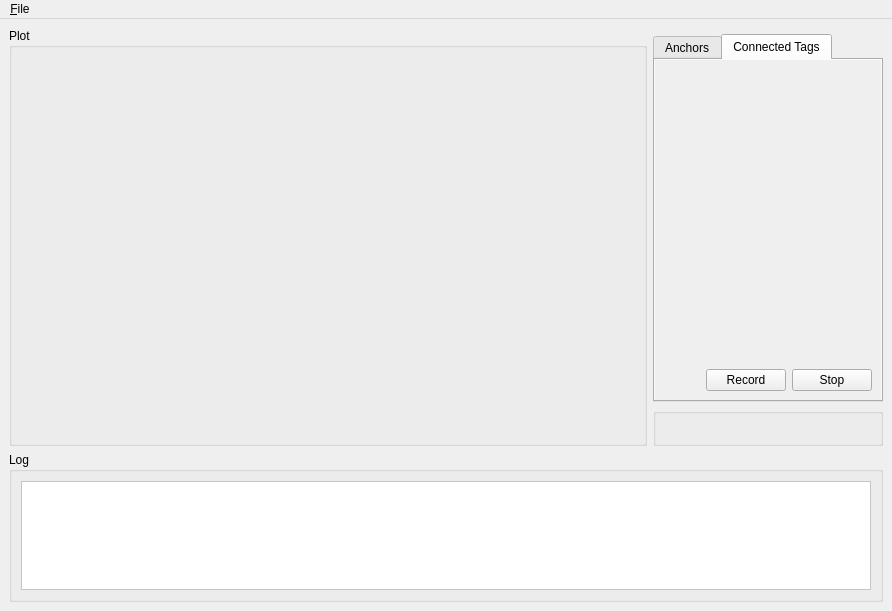
<?xml version="1.0" encoding="UTF-8"?>
<ui version="4.0">
 <class>EVB1000ViewerMainWindow</class>
 <widget class="QMainWindow" name="EVB1000ViewerMainWindow">
  <property name="geometry">
   <rect>
    <x>0</x>
    <y>0</y>
    <width>892</width>
    <height>611</height>
   </rect>
  </property>
  <property name="windowTitle">
   <string>EVB1000 Tag Viewer</string>
  </property>
  <widget class="QWidget" name="centralwidget">
   <layout class="QGridLayout" name="gridLayout">
    <item row="4" column="0" colspan="2">
     <widget class="QGroupBox" name="logGroupBox">
      <property name="maximumSize">
       <size>
        <width>16777215</width>
        <height>150</height>
       </size>
      </property>
      <property name="title">
       <string>Log</string>
      </property>
      <layout class="QVBoxLayout" name="verticalLayout">
       <item>
        <widget class="QScrollArea" name="logScrollArea">
         <property name="styleSheet">
          <string notr="true">background: white</string>
         </property>
         <property name="verticalScrollBarPolicy">
          <enum>Qt::ScrollBarAsNeeded</enum>
         </property>
         <property name="sizeAdjustPolicy">
          <enum>QAbstractScrollArea::AdjustToContents</enum>
         </property>
         <property name="widgetResizable">
          <bool>true</bool>
         </property>
         <widget class="QWidget" name="logScrollAreaWidgetContents">
          <property name="geometry">
           <rect>
            <x>0</x>
            <y>0</y>
            <width>848</width>
            <height>106</height>
           </rect>
          </property>
          <layout class="QVBoxLayout" name="verticalLayout_2">
           <item>
            <widget class="QLabel" name="logLabel">
             <property name="cursor">
              <cursorShape>ArrowCursor</cursorShape>
             </property>
             <property name="text">
              <string/>
             </property>
             <property name="margin">
              <number>0</number>
             </property>
            </widget>
           </item>
           <item>
            <spacer name="logSpacer">
             <property name="orientation">
              <enum>Qt::Vertical</enum>
             </property>
             <property name="sizeHint" stdset="0">
              <size>
               <width>20</width>
               <height>40</height>
              </size>
             </property>
            </spacer>
           </item>
          </layout>
         </widget>
        </widget>
       </item>
      </layout>
     </widget>
    </item>
    <item row="1" column="0" rowspan="3">
     <widget class="QGroupBox" name="matPlotGroupBox">
      <property name="title">
       <string>Plot</string>
      </property>
      <layout class="QVBoxLayout" name="matPlotGroupBoxLayout"/>
     </widget>
    </item>
    <item row="3" column="1">
     <widget class="QGroupBox" name="planeHeightGroupBox">
      <property name="sizePolicy">
       <sizepolicy hsizetype="Fixed" vsizetype="Fixed">
        <horstretch>0</horstretch>
        <verstretch>0</verstretch>
       </sizepolicy>
      </property>
      <property name="maximumSize">
       <size>
        <width>230</width>
        <height>200</height>
       </size>
      </property>
      <property name="title">
       <string/>
      </property>
      <layout class="QVBoxLayout" name="planeHeightGroupBoxLayout">
       <property name="bottomMargin">
        <number>20</number>
       </property>
      </layout>
     </widget>
    </item>
    <item row="2" column="1">
     <widget class="QTabWidget" name="tabWidget">
      <property name="maximumSize">
       <size>
        <width>230</width>
        <height>16777215</height>
       </size>
      </property>
      <property name="autoFillBackground">
       <bool>false</bool>
      </property>
      <property name="styleSheet">
       <string notr="true"/>
      </property>
      <property name="currentIndex">
       <number>1</number>
      </property>
      <widget class="QWidget" name="anchorsTab">
       <property name="autoFillBackground">
        <bool>true</bool>
       </property>
       <attribute name="title">
        <string>Anchors</string>
       </attribute>
       <layout class="QVBoxLayout" name="verticalLayout_4">
        <item>
         <widget class="QScrollArea" name="anchorsScrollArea">
          <property name="frameShape">
           <enum>QFrame::NoFrame</enum>
          </property>
          <property name="widgetResizable">
           <bool>true</bool>
          </property>
          <widget class="QWidget" name="anchorsScrollAreaWidget">
           <property name="enabled">
            <bool>true</bool>
           </property>
           <property name="geometry">
            <rect>
             <x>0</x>
             <y>0</y>
             <width>100</width>
             <height>30</height>
            </rect>
           </property>
           <layout class="QVBoxLayout" name="anchorsScrollAreaWidgetLayout">
            <property name="rightMargin">
             <number>15</number>
            </property>
            <item>
             <spacer name="anchorsScrollAreaSpacer">
              <property name="orientation">
               <enum>Qt::Vertical</enum>
              </property>
              <property name="sizeHint" stdset="0">
               <size>
                <width>20</width>
                <height>40</height>
               </size>
              </property>
             </spacer>
            </item>
           </layout>
          </widget>
         </widget>
        </item>
       </layout>
      </widget>
      <widget class="QWidget" name="connectedTagsTab">
       <property name="autoFillBackground">
        <bool>true</bool>
       </property>
       <attribute name="title">
        <string>Connected Tags</string>
       </attribute>
       <layout class="QVBoxLayout" name="verticalLayout_3">
        <item>
         <widget class="QScrollArea" name="connectedTagsScrollArea">
          <property name="frameShape">
           <enum>QFrame::NoFrame</enum>
          </property>
          <property name="widgetResizable">
           <bool>true</bool>
          </property>
          <widget class="QWidget" name="connectedTagsScrollAreaWidget">
           <property name="enabled">
            <bool>true</bool>
           </property>
           <property name="geometry">
            <rect>
             <x>0</x>
             <y>0</y>
             <width>208</width>
             <height>274</height>
            </rect>
           </property>
           <layout class="QVBoxLayout" name="connectedTagsScrollAreaWidgetLayout">
            <property name="rightMargin">
             <number>15</number>
            </property>
            <item>
             <spacer name="connectedTagsScrollAreaSpacer">
              <property name="orientation">
               <enum>Qt::Vertical</enum>
              </property>
              <property name="sizeHint" stdset="0">
               <size>
                <width>20</width>
                <height>40</height>
               </size>
              </property>
             </spacer>
            </item>
           </layout>
          </widget>
         </widget>
        </item>
        <item>
         <layout class="QHBoxLayout" name="connectedTagsRecordButtonsHorizontalLayout">
          <item>
           <spacer name="connectedTagsRecordButtonsSpacer">
            <property name="orientation">
             <enum>Qt::Horizontal</enum>
            </property>
            <property name="sizeHint" stdset="0">
             <size>
              <width>40</width>
              <height>20</height>
             </size>
            </property>
           </spacer>
          </item>
          <item>
           <widget class="QPushButton" name="connectedTagsRecordButton">
            <property name="text">
             <string>Record</string>
            </property>
           </widget>
          </item>
          <item>
           <widget class="QPushButton" name="connectedTagsStopButton">
            <property name="text">
             <string>Stop</string>
            </property>
           </widget>
          </item>
         </layout>
        </item>
       </layout>
      </widget>
     </widget>
    </item>
   </layout>
  </widget>
  <widget class="QMenuBar" name="menubar">
   <property name="geometry">
    <rect>
     <x>0</x>
     <y>0</y>
     <width>892</width>
     <height>20</height>
    </rect>
   </property>
   <widget class="QMenu" name="menuFile">
    <property name="title">
     <string>&amp;File</string>
    </property>
    <addaction name="actionQuit"/>
   </widget>
   <addaction name="menuFile"/>
  </widget>
  <action name="actionQuit">
   <property name="text">
    <string>&amp;Quit</string>
   </property>
   <property name="shortcut">
    <string>Ctrl+Q</string>
   </property>
  </action>
 </widget>
 <resources/>
 <connections/>
</ui>
